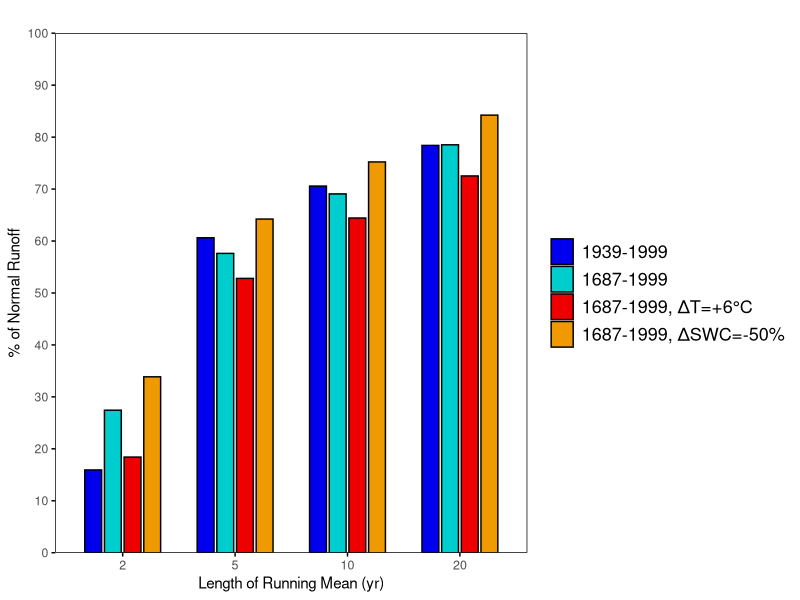

Write R code to recreate this figure.
data <- data.frame(
  Category = 1:4,
  Value1 = c(15.935, 60.629, 70.573, 78.404),
  Value2 = c(27.441, 57.617, 69.072, 78.518),
  Value3 = c(18.414, 52.808, 64.429, 72.531),
  Value4 = c(33.867, 64.223, 75.221, 84.231)
)

# Load the necessary library
library(ggplot2)

# Reshape the data to long format
data_long <- tidyr::gather(data, Key, Value, -Category)

# Create the bar chart
chart <- ggplot(data_long, aes(x = as.factor(Category), y = Value, fill = Key)) +
  geom_bar(stat = "identity", position = position_dodge(width = 0.7), width = 0.6, color = "black") +
  labs(title = "", x = "Length of Running Mean (yr)", y = "% of Normal Runoff") +
  scale_fill_manual(
    values = c("Value1" = "blue2", "Value2" = "cyan3", "Value3" = "red2", "Value4" = "orange2"),
    labels = c("1939-1999", "1687-1999", "1687-1999, ΔT=+6°C", "1687-1999, ΔSWC=-50%")
  ) +
  scale_x_discrete(labels = c("2", "5", "10", "20")) +
  scale_y_continuous(limits = c(0, 100), breaks = seq(0, 100, 10), expand = c(0,0)) +
  labs(fill = NULL) +
  theme_minimal() +
  theme(
    legend.position = "right",
    panel.background = element_rect(fill = "white"),
    axis.text.x = element_text(size = 9, face = "plain"),
    axis.ticks = element_line(color = "black", size = .5),
    panel.grid = element_blank()
  )

# Save the plot as a PNG file
ggsave("Bar03.png", plot = chart + guides(fill = guide_legend(nrow = 4, byrow = TRUE, keyheight = unit(.7, "cm"))) +
         theme(legend.text = element_text(size = 13)), 
       width = 8, height = 6, dpi = 300, bg = "white")

